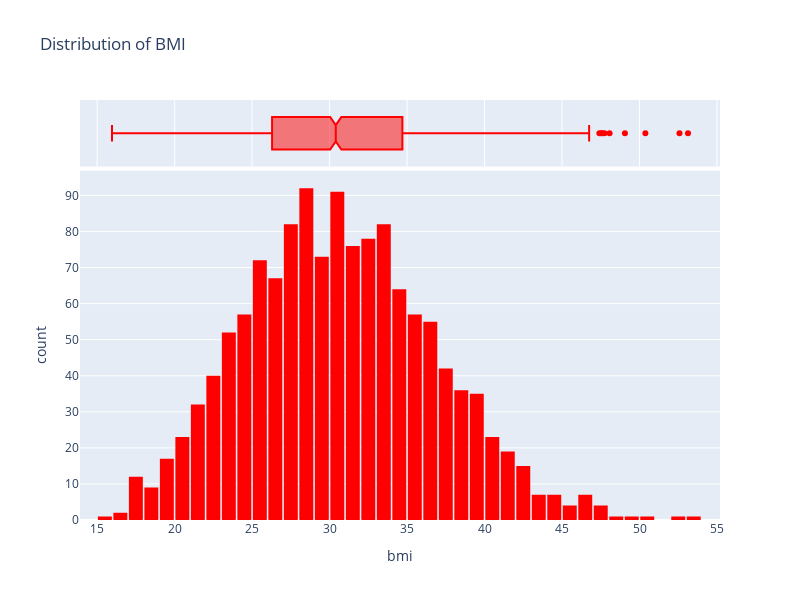

Notebook code for this chart:
### Markdown cell above
Creating a Histogram of BMI (Body Mass Index).

If you observe the graph of BMI, the graph first increase and decrease in the same way. If you know BMI, Body Mass Index is a medical screening tool that estimates body fat percentage by calculating the ratio of person's weight to height.

The graph is created by using Plotly library, it makes more interactive graph.

As I said, the graph is uneven which is not good to train the model. We need to handle this, before we use to train the model.

### Code cell
fig = px.histogram(df,
                   x='bmi',
                   marginal='box',
                   color_discrete_sequence=['red'],
                   title='Distribution of BMI')
fig.update_layout (width=800, height=600, bargap=0.1)
fig.show()

### Figure 1 — Plotly figure (JSON) as saved in the notebook; plotly's stock layout.template omitted (floating-point values rounded to 4 significant figures; data arrays with more than 128 entries replaced by an {"elided": "..."} marker saying what was removed)
{"data": [{"alignmentgroup": "True", "bingroup": "x", "hovertemplate": "bmi=%{x}<br>count=%{y}<extra></extra>", "legendgroup": "", "marker": {"color": "red", "pattern": {"shape": ""}}, "name": "", "offsetgroup": "", "orientation": "v", "showlegend": false, "type": "histogram", "x": {"elided": "1338 float values"}, "xaxis": "x", "yaxis": "y"}, {"alignmentgroup": "True", "hovertemplate": "bmi=%{x}<extra></extra>", "legendgroup": "", "marker": {"color": "red"}, "name": "", "notched": true, "offsetgroup": "", "showlegend": false, "type": "box", "x": {"elided": "1338 float values"}, "xaxis": "x2", "yaxis": "y2"}], "layout": {"bargap": 0.1, "barmode": "relative", "height": 600, "legend": {"tracegroupgap": 0}, "title": {"text": "Distribution of BMI"}, "width": 800, "xaxis": {"anchor": "y", "domain": [0, 1], "title": {"text": "bmi"}}, "xaxis2": {"anchor": "y2", "domain": [0, 1], "matches": "x", "showgrid": true, "showticklabels": false}, "yaxis": {"anchor": "x", "domain": [0, 0.8316], "title": {"text": "count"}}, "yaxis2": {"anchor": "x2", "domain": [0.8416, 1], "matches": "y2", "showgrid": false, "showline": false, "showticklabels": false, "ticks": ""}}}
